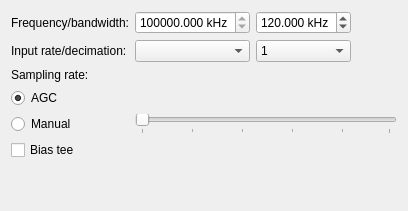
         <widget class="QWidget" name="SDRTab">
          <attribute name="title">
           <string>SDR</string>
          </attribute>
          <layout class="QGridLayout" name="gridLayout_2">
           <item row="1" column="1">
            <widget class="QComboBox" name="SDRInputRateCombB"/>
           </item>
           <item row="1" column="2">
            <widget class="QComboBox" name="SDRDecimationCombB">
             <item>
              <property name="text">
               <string>1</string>
              </property>
             </item>
             <item>
              <property name="text">
               <string>2</string>
              </property>
             </item>
             <item>
              <property name="text">
               <string>4</string>
              </property>
             </item>
             <item>
              <property name="text">
               <string>8</string>
              </property>
             </item>
             <item>
              <property name="text">
               <string>16</string>
              </property>
             </item>
             <item>
              <property name="text">
               <string>32</string>
              </property>
             </item>
            </widget>
           </item>
           <item row="2" column="0" colspan="2">
            <widget class="QLabel" name="RcvSamplingRateLbl">
             <property name="text">
              <string>Sampling rate:</string>
             </property>
            </widget>
           </item>
           <item row="5" column="0">
            <widget class="QCheckBox" name="SDRBiasTee">
             <property name="text">
              <string>Bias tee</string>
             </property>
            </widget>
           </item>
           <item row="1" column="0">
            <widget class="QLabel" name="label_6">
             <property name="text">
              <string>Input rate/decimation:</string>
             </property>
            </widget>
           </item>
           <item row="0" column="2">
            <widget class="QDoubleSpinBox" name="SDRBandwidthSB">
             <property name="suffix">
              <string> kHz</string>
             </property>
             <property name="decimals">
              <number>3</number>
             </property>
             <property name="minimum">
              <double>0.000000000000000</double>
             </property>
             <property name="maximum">
              <double>200.000000000000000</double>
             </property>
             <property name="singleStep">
              <double>10.000000000000000</double>
             </property>
             <property name="value">
              <double>120.000000000000000</double>
             </property>
            </widget>
           </item>
           <item row="0" column="0">
            <widget class="QLabel" name="label_4">
             <property name="text">
              <string>Frequency/bandwidth:</string>
             </property>
            </widget>
           </item>
           <item row="0" column="1">
            <widget class="QDoubleSpinBox" name="SDRFrequencySB">
             <property name="suffix">
              <string> kHz</string>
             </property>
             <property name="decimals">
              <number>3</number>
             </property>
             <property name="minimum">
              <double>130000.000000000000000</double>
             </property>
             <property name="maximum">
              <double>140000.000000000000000</double>
             </property>
             <property name="singleStep">
              <double>100.000000000000000</double>
             </property>
             <property name="value">
              <double>137100.000000000000000</double>
             </property>
            </widget>
           </item>
           <item row="3" column="0">
            <widget class="QRadioButton" name="SDRGainAutoRB">
             <property name="text">
              <string>AGC</string>
             </property>
             <property name="checked">
              <bool>true</bool>
             </property>
            </widget>
           </item>
           <item row="4" column="0">
            <widget class="QRadioButton" name="SDRGainManualRB">
             <property name="text">
              <string>Manual</string>
             </property>
            </widget>
           </item>
           <item row="6" column="0" colspan="3">
            <spacer name="verticalSpacer_2">
             <property name="orientation">
              <enum>Qt::Vertical</enum>
             </property>
             <property name="sizeHint" stdset="0">
              <size>
               <width>20</width>
               <height>40</height>
              </size>
             </property>
            </spacer>
           </item>
           <item row="0" column="3">
            <spacer name="horizontalSpacer_2">
             <property name="orientation">
              <enum>Qt::Horizontal</enum>
             </property>
             <property name="sizeHint" stdset="0">
              <size>
               <width>40</width>
               <height>20</height>
              </size>
             </property>
            </spacer>
           </item>
           <item row="4" column="1" colspan="3">
            <widget class="QSlider" name="SDRGainSlider">
             <property name="orientation">
              <enum>Qt::Horizontal</enum>
             </property>
             <property name="tickPosition">
              <enum>QSlider::TicksBelow</enum>
             </property>
             <property name="tickInterval">
              <number>20</number>
             </property>
            </widget>
           </item>
          </layout>
         </widget>
